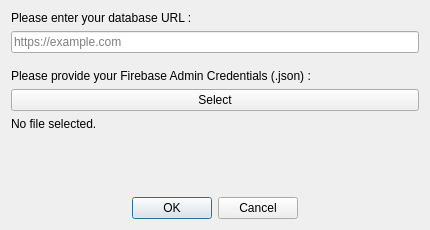
<?xml version="1.0" encoding="UTF-8"?>
<ui version="4.0">
 <class>ApplicationSetup</class>
 <widget class="QDialog" name="ApplicationSetup">
  <property name="geometry">
   <rect>
    <x>0</x>
    <y>0</y>
    <width>430</width>
    <height>230</height>
   </rect>
  </property>
  <property name="windowTitle">
   <string>Configurations</string>
  </property>
  <layout class="QVBoxLayout" name="verticalLayout">
   <item>
    <widget class="QLabel" name="label_url">
     <property name="text">
      <string>Please enter your database URL :</string>
     </property>
    </widget>
   </item>
   <item>
    <widget class="QLineEdit" name="lineEdit_url">
     <property name="placeholderText">
      <string>https://example.com</string>
     </property>
    </widget>
   </item>
   <item>
    <spacer name="verticalSpacer">
     <property name="orientation">
      <enum>Qt::Vertical</enum>
     </property>
     <property name="sizeType">
      <enum>QSizePolicy::Fixed</enum>
     </property>
     <property name="sizeHint" stdset="0">
      <size>
       <width>20</width>
       <height>10</height>
      </size>
     </property>
    </spacer>
   </item>
   <item>
    <widget class="QLabel" name="label_file">
     <property name="text">
      <string>Please provide your Firebase Admin Credentials (.json) :</string>
     </property>
    </widget>
   </item>
   <item>
    <widget class="QPushButton" name="selectFileButton">
     <property name="text">
      <string>Select</string>
     </property>
    </widget>
   </item>
   <item>
    <widget class="QLabel" name="selectedFileLabel">
     <property name="text">
      <string>No file selected.</string>
     </property>
    </widget>
   </item>
   <item>
    <spacer name="verticalSpacer_2">
     <property name="orientation">
      <enum>Qt::Vertical</enum>
     </property>
     <property name="sizeType">
      <enum>QSizePolicy::Expanding</enum>
     </property>
     <property name="sizeHint" stdset="0">
      <size>
       <width>20</width>
       <height>40</height>
      </size>
     </property>
    </spacer>
   </item>
   <item>
    <widget class="QDialogButtonBox" name="buttonBox">
     <property name="standardButtons">
      <set>QDialogButtonBox::Cancel|QDialogButtonBox::Ok</set>
     </property>
     <property name="centerButtons">
      <bool>true</bool>
     </property>
    </widget>
   </item>
  </layout>
 </widget>
 <resources/>
 <connections>
  <connection>
   <sender>buttonBox</sender>
   <signal>accepted()</signal>
   <receiver>ApplicationSetup</receiver>
   <slot>accept()</slot>
   <hints>
    <hint type="sourcelabel">
     <x>248</x>
     <y>254</y>
    </hint>
    <hint type="destinationlabel">
     <x>157</x>
     <y>274</y>
    </hint>
   </hints>
  </connection>
  <connection>
   <sender>buttonBox</sender>
   <signal>rejected()</signal>
   <receiver>ApplicationSetup</receiver>
   <slot>reject()</slot>
   <hints>
    <hint type="sourcelabel">
     <x>316</x>
     <y>260</y>
    </hint>
    <hint type="destinationlabel">
     <x>286</x>
     <y>274</y>
    </hint>
   </hints>
  </connection>
 </connections>
</ui>
